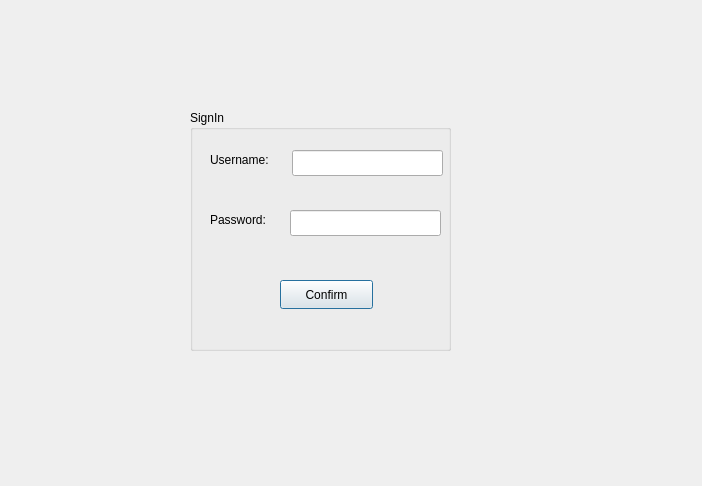
<?xml version="1.0" encoding="UTF-8"?>
<ui version="4.0">
 <class>SignInMenu</class>
 <widget class="QDialog" name="SignInMenu">
  <property name="geometry">
   <rect>
    <x>0</x>
    <y>0</y>
    <width>702</width>
    <height>486</height>
   </rect>
  </property>
  <property name="windowTitle">
   <string>Dialog</string>
  </property>
  <widget class="QGroupBox" name="groupBox">
   <property name="geometry">
    <rect>
     <x>190</x>
     <y>110</y>
     <width>261</width>
     <height>241</height>
    </rect>
   </property>
   <property name="title">
    <string>SignIn</string>
   </property>
   <widget class="QLabel" name="Username">
    <property name="geometry">
     <rect>
      <x>20</x>
      <y>40</y>
      <width>81</width>
      <height>20</height>
     </rect>
    </property>
    <property name="text">
     <string>Username:</string>
    </property>
   </widget>
   <widget class="QLineEdit" name="lineEditUsername">
    <property name="geometry">
     <rect>
      <x>102</x>
      <y>40</y>
      <width>151</width>
      <height>26</height>
     </rect>
    </property>
   </widget>
   <widget class="QLabel" name="Password">
    <property name="geometry">
     <rect>
      <x>20</x>
      <y>100</y>
      <width>71</width>
      <height>20</height>
     </rect>
    </property>
    <property name="text">
     <string>Password:</string>
    </property>
   </widget>
   <widget class="QLineEdit" name="lineEditPassword">
    <property name="geometry">
     <rect>
      <x>100</x>
      <y>100</y>
      <width>151</width>
      <height>26</height>
     </rect>
    </property>
    <property name="echoMode">
     <enum>QLineEdit::EchoMode::Password</enum>
    </property>
   </widget>
   <widget class="QPushButton" name="pushButtonCOnfirm">
    <property name="geometry">
     <rect>
      <x>90</x>
      <y>170</y>
      <width>93</width>
      <height>29</height>
     </rect>
    </property>
    <property name="text">
     <string>Confirm</string>
    </property>
   </widget>
  </widget>
 </widget>
 <resources/>
 <connections/>
</ui>
